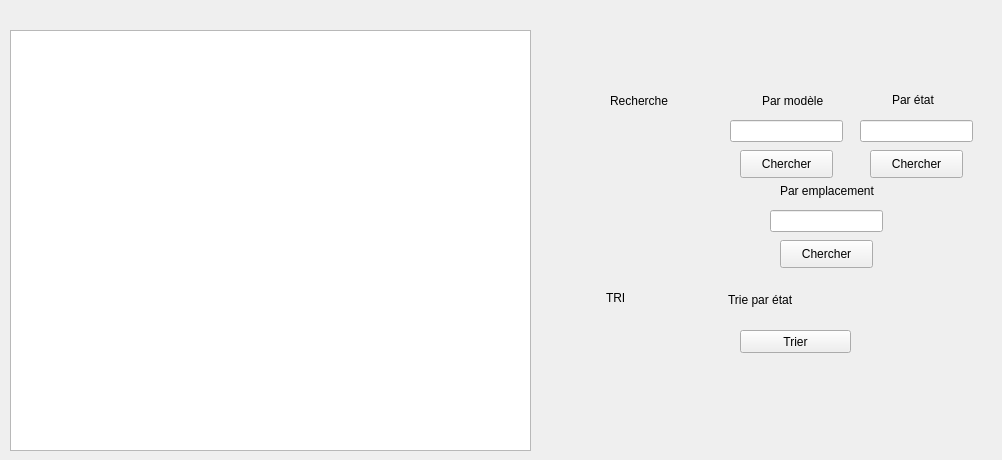
      <widget class="QWidget" name="tab">
       <attribute name="title">
        <string>Recherche et Tri</string>
       </attribute>
       <widget class="QLineEdit" name="etat_rech">
        <property name="geometry">
         <rect>
          <x>860</x>
          <y>120</y>
          <width>113</width>
          <height>22</height>
         </rect>
        </property>
       </widget>
       <widget class="QLabel" name="label_124">
        <property name="geometry">
         <rect>
          <x>762</x>
          <y>90</y>
          <width>91</width>
          <height>21</height>
         </rect>
        </property>
        <property name="text">
         <string>Par modèle </string>
        </property>
       </widget>
       <widget class="QPushButton" name="etat_re">
        <property name="geometry">
         <rect>
          <x>870</x>
          <y>150</y>
          <width>93</width>
          <height>28</height>
         </rect>
        </property>
        <property name="text">
         <string>Chercher</string>
        </property>
       </widget>
       <widget class="QPushButton" name="trier_etat">
        <property name="geometry">
         <rect>
          <x>740</x>
          <y>330</y>
          <width>111</width>
          <height>23</height>
         </rect>
        </property>
        <property name="text">
         <string>Trier</string>
        </property>
       </widget>
       <widget class="QLabel" name="label_129">
        <property name="geometry">
         <rect>
          <x>610</x>
          <y>90</y>
          <width>91</width>
          <height>21</height>
         </rect>
        </property>
        <property name="text">
         <string>Recherche</string>
        </property>
       </widget>
       <widget class="QTableView" name="tab_affrecherche_3">
        <property name="geometry">
         <rect>
          <x>10</x>
          <y>30</y>
          <width>521</width>
          <height>421</height>
         </rect>
        </property>
       </widget>
       <widget class="QLabel" name="label_127">
        <property name="geometry">
         <rect>
          <x>606</x>
          <y>290</y>
          <width>41</width>
          <height>16</height>
         </rect>
        </property>
        <property name="text">
         <string>TRI</string>
        </property>
       </widget>
       <widget class="QLabel" name="label_128">
        <property name="geometry">
         <rect>
          <x>780</x>
          <y>180</y>
          <width>111</width>
          <height>21</height>
         </rect>
        </property>
        <property name="text">
         <string>Par emplacement</string>
        </property>
       </widget>
       <widget class="QLineEdit" name="emplacement_rech">
        <property name="geometry">
         <rect>
          <x>770</x>
          <y>210</y>
          <width>113</width>
          <height>22</height>
         </rect>
        </property>
       </widget>
       <widget class="QPushButton" name="emplacement_re">
        <property name="geometry">
         <rect>
          <x>780</x>
          <y>240</y>
          <width>93</width>
          <height>28</height>
         </rect>
        </property>
        <property name="text">
         <string>Chercher</string>
        </property>
       </widget>
       <widget class="QPushButton" name="modele_re">
        <property name="geometry">
         <rect>
          <x>740</x>
          <y>150</y>
          <width>93</width>
          <height>28</height>
         </rect>
        </property>
        <property name="text">
         <string>Chercher</string>
        </property>
       </widget>
       <widget class="QLabel" name="label_125">
        <property name="geometry">
         <rect>
          <x>892</x>
          <y>90</y>
          <width>101</width>
          <height>20</height>
         </rect>
        </property>
        <property name="text">
         <string>Par état</string>
        </property>
       </widget>
       <widget class="QLabel" name="label_126">
        <property name="geometry">
         <rect>
          <x>728</x>
          <y>290</y>
          <width>131</width>
          <height>20</height>
         </rect>
        </property>
        <property name="text">
         <string>Trie par état</string>
        </property>
       </widget>
       <widget class="QLineEdit" name="rech_modele">
        <property name="geometry">
         <rect>
          <x>730</x>
          <y>120</y>
          <width>113</width>
          <height>22</height>
         </rect>
        </property>
       </widget>
      </widget>
